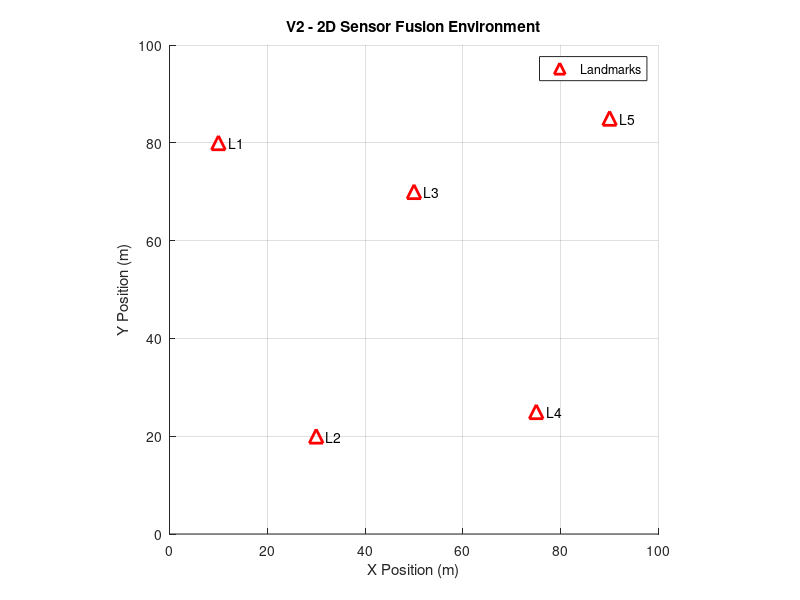

Write the MATLAB code that produced this figure.
function environment = createEnvironment()
% CREATEENVIRONMENT
% V2 sensor fusion projesi için 2D ortam oluşturur.

% Ortam boyutları (metre)
environment.width = 100;
environment.height = 100;

% Ortamdaki landmarkların koordinatları
environment.landmarks = [
    10 80;
    30 20;
    50 70;
    75 25;
    90 85
    ];

% Ortamı çiz
figure;
hold on; % grafikte birden fazla şey çizeceğiz ( yani bu grafiğin üzerinde çizmeye devam et)
grid on;
axis equal; %x ve y de ölçekler eşit olsun

xlim([0 environment.width]);
ylim([0 environment.height]);

% Landmarkları çiz
plot(environment.landmarks(:,1), ...
    environment.landmarks(:,2), ...
    'r^', ...
    'MarkerSize', 10, ...
    'LineWidth', 2);

% Landmark numaralarını yaz
for i = 1:size(environment.landmarks,1)
    text(environment.landmarks(i,1) + 2, ...
        environment.landmarks(i,2), ...
        sprintf('L%d', i), ...
        'FontSize', 10);
end

xlabel('X Position (m)');
ylabel('Y Position (m)');
title('V2 - 2D Sensor Fusion Environment');

legend('Landmarks');

hold off;
end
